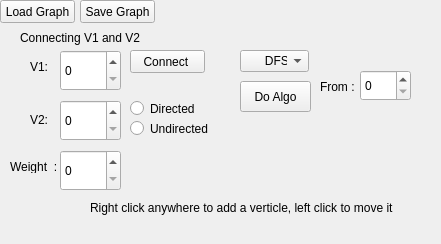
<?xml version="1.0" encoding="UTF-8"?>
<ui version="4.0">
 <class>Form</class>
 <widget class="QWidget" name="Form">
  <property name="geometry">
   <rect>
    <x>0</x>
    <y>0</y>
    <width>441</width>
    <height>244</height>
   </rect>
  </property>
  <property name="windowTitle">
   <string>Form</string>
  </property>
  <widget class="QSpinBox" name="V1">
   <property name="geometry">
    <rect>
     <x>60</x>
     <y>50</y>
     <width>61</width>
     <height>41</height>
    </rect>
   </property>
  </widget>
  <widget class="QSpinBox" name="V2">
   <property name="geometry">
    <rect>
     <x>60</x>
     <y>100</y>
     <width>61</width>
     <height>41</height>
    </rect>
   </property>
  </widget>
  <widget class="QPushButton" name="addEdge">
   <property name="geometry">
    <rect>
     <x>130</x>
     <y>50</y>
     <width>75</width>
     <height>23</height>
    </rect>
   </property>
   <property name="text">
    <string>Connect </string>
   </property>
  </widget>
  <widget class="QLabel" name="label">
   <property name="geometry">
    <rect>
     <x>30</x>
     <y>60</y>
     <width>47</width>
     <height>13</height>
    </rect>
   </property>
   <property name="text">
    <string>V1:</string>
   </property>
  </widget>
  <widget class="QLabel" name="label_2">
   <property name="geometry">
    <rect>
     <x>30</x>
     <y>110</y>
     <width>47</width>
     <height>20</height>
    </rect>
   </property>
   <property name="text">
    <string>V2:</string>
   </property>
  </widget>
  <widget class="QSpinBox" name="weight">
   <property name="geometry">
    <rect>
     <x>60</x>
     <y>150</y>
     <width>61</width>
     <height>41</height>
    </rect>
   </property>
  </widget>
  <widget class="QLabel" name="label_3">
   <property name="geometry">
    <rect>
     <x>10</x>
     <y>160</y>
     <width>47</width>
     <height>13</height>
    </rect>
   </property>
   <property name="text">
    <string>Weight  :</string>
   </property>
  </widget>
  <widget class="QSpinBox" name="fromver">
   <property name="geometry">
    <rect>
     <x>360</x>
     <y>70</y>
     <width>51</width>
     <height>31</height>
    </rect>
   </property>
  </widget>
  <widget class="QLabel" name="label_4">
   <property name="geometry">
    <rect>
     <x>320</x>
     <y>80</y>
     <width>47</width>
     <height>13</height>
    </rect>
   </property>
   <property name="text">
    <string>From :</string>
   </property>
  </widget>
  <widget class="QRadioButton" name="directed">
   <property name="geometry">
    <rect>
     <x>130</x>
     <y>100</y>
     <width>82</width>
     <height>17</height>
    </rect>
   </property>
   <property name="text">
    <string>Directed</string>
   </property>
  </widget>
  <widget class="QRadioButton" name="undirected">
   <property name="geometry">
    <rect>
     <x>130</x>
     <y>120</y>
     <width>82</width>
     <height>17</height>
    </rect>
   </property>
   <property name="text">
    <string>Undirected</string>
   </property>
  </widget>
  <widget class="QLabel" name="label_5">
   <property name="geometry">
    <rect>
     <x>20</x>
     <y>30</y>
     <width>121</width>
     <height>16</height>
    </rect>
   </property>
   <property name="text">
    <string>Connecting V1 and V2</string>
   </property>
  </widget>
  <widget class="QLabel" name="label_6">
   <property name="geometry">
    <rect>
     <x>90</x>
     <y>200</y>
     <width>311</width>
     <height>16</height>
    </rect>
   </property>
   <property name="text">
    <string>Right click anywhere to add a verticle, left click to move it</string>
   </property>
  </widget>
  <widget class="QComboBox" name="algo">
   <property name="geometry">
    <rect>
     <x>240</x>
     <y>50</y>
     <width>69</width>
     <height>22</height>
    </rect>
   </property>
   <item>
    <property name="text">
     <string>      DFS</string>
    </property>
   </item>
   <item>
    <property name="text">
     <string>      BFS</string>
    </property>
   </item>
  </widget>
  <widget class="QPushButton" name="doalgo">
   <property name="geometry">
    <rect>
     <x>240</x>
     <y>81</y>
     <width>71</width>
     <height>31</height>
    </rect>
   </property>
   <property name="text">
    <string>Do Algo</string>
   </property>
  </widget>
  <widget class="QPushButton" name="load">
   <property name="geometry">
    <rect>
     <x>0</x>
     <y>0</y>
     <width>75</width>
     <height>23</height>
    </rect>
   </property>
   <property name="text">
    <string>Load Graph</string>
   </property>
  </widget>
  <widget class="QPushButton" name="save">
   <property name="geometry">
    <rect>
     <x>80</x>
     <y>0</y>
     <width>75</width>
     <height>23</height>
    </rect>
   </property>
   <property name="text">
    <string>Save Graph</string>
   </property>
  </widget>
  <widget class="QLabel" name="label_7">
   <property name="geometry">
    <rect>
     <x>240</x>
     <y>110</y>
     <width>47</width>
     <height>13</height>
    </rect>
   </property>
   <property name="text">
    <string/>
   </property>
  </widget>
  <widget class="QLabel" name="display">
   <property name="geometry">
    <rect>
     <x>240</x>
     <y>120</y>
     <width>151</width>
     <height>51</height>
    </rect>
   </property>
   <property name="text">
    <string> </string>
   </property>
  </widget>
 </widget>
 <resources/>
 <connections/>
 <slots>
  <slot>doBFS()</slot>
 </slots>
</ui>
